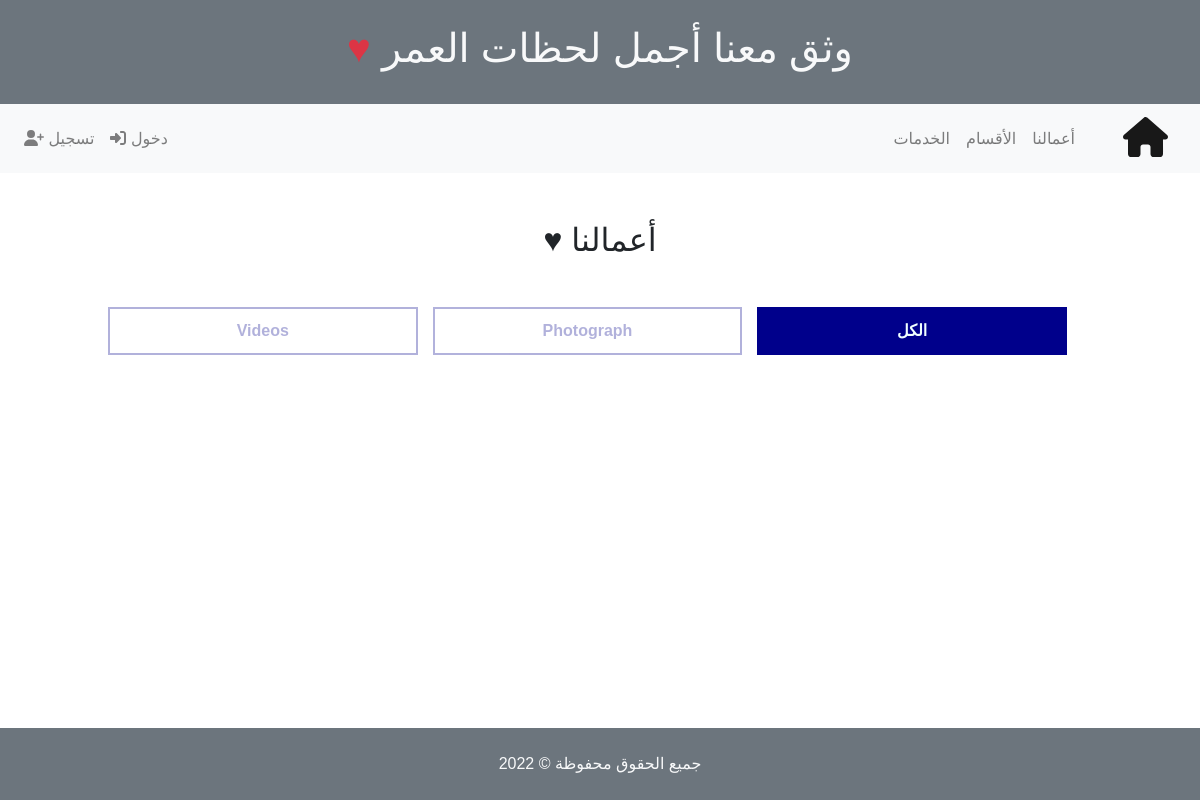
/portfolio/, run on an earlier commit of the app's database.
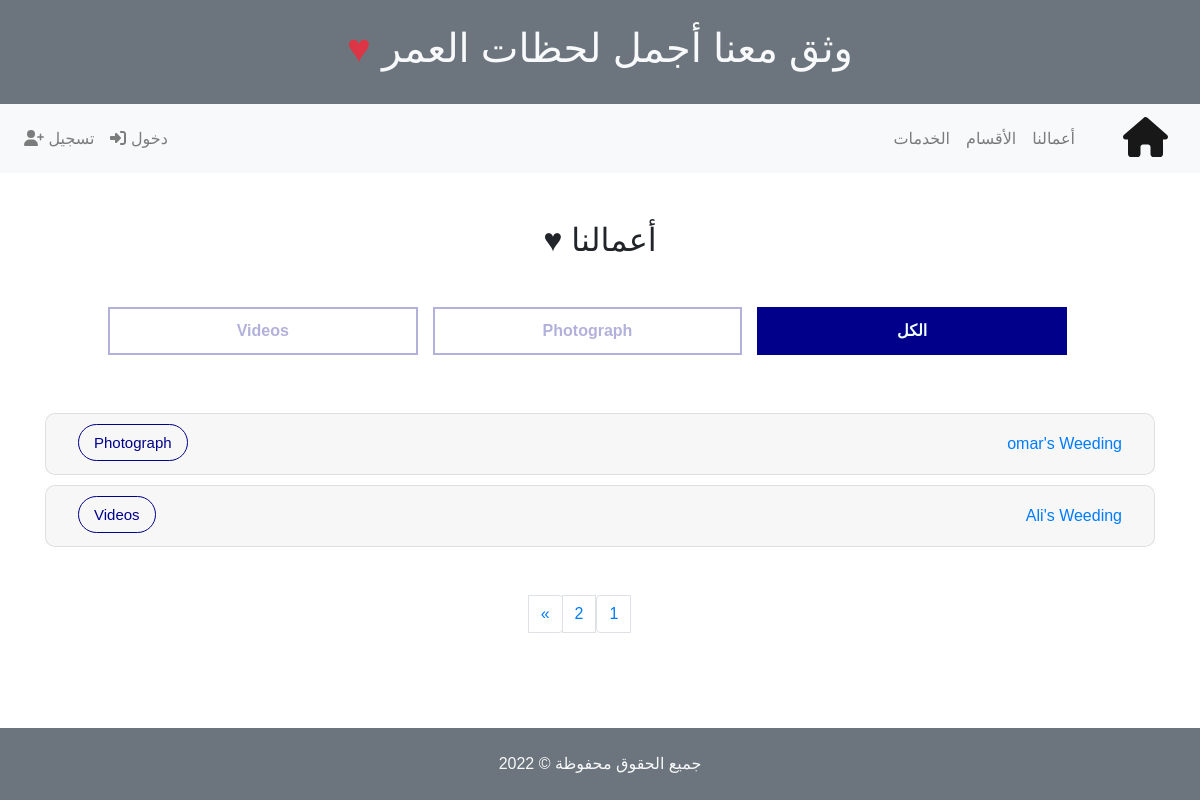
And on a later commit of the database.
### service/models.py (models this page shows, shortened)
class Category(models.Model):
    category_name = models.CharField(verbose_name=_("القسم"), max_length=50)
    category_description = models.TextField(verbose_name=_("الوصف"))
    category_image = models.ImageField(verbose_name=_("الصورة"), upload_to="category/", blank=True, null=True)
    category_slug = models.SlugField(verbose_name=_("الرابط"), blank=True, null=True)
    class Meta:
        verbose_name = _("قسم")
        verbose_name_plural = _("الأقسام")
    def __str__(self):
        return self.category_name

### portfolio/models.py (models this page shows, shortened)
class Portfolio(models.Model):
    portfolio_title = models.CharField(verbose_name=_("العنوان"), max_length=200)
    portfolio_description = models.TextField(verbose_name=_("الوصف"))
    portfolio_date = models.DateField(auto_now=False, auto_now_add=False, verbose_name=_("التاريخ"), blank=True)
    portfolio_images = models.CharField(verbose_name=_("رابط الصور"), max_length=200, blank=True, null=True)
    portfolio_video = models.CharField(verbose_name=_("رابط المونتاج"), max_length=200, blank=True, null=True)
    portfolio_category = models.ForeignKey(Category, related_name='portfolio_category', on_delete=models.CASCADE, verbose_name=_("القسم"))
    class Meta:
        verbose_name = _("عمل")
        verbose_name_plural = _("أعمالي")

### portfolio/views.py (the view)
# urls.py: path('', views.portfolio)
def portfolio(request):
    portfolio = Portfolio.objects.all().order_by('-portfolio_date')
    paginator = Paginator(portfolio, 2) # Show 5 work per page.
    page_number = request.GET.get('page')
    page_number = int(page_number) if page_number else page_number
    page_obj = paginator.get_page(page_number)
    return render(request, 'portfolio/index.html', {
        'portfolio'     :   page_obj,
        'page_number'   :   page_number})

### home/context_processors.py (called while the page is built)
def base_processors(request):
    categories = Category.objects.all()
    if request.user.is_authenticated:
        user_profile = Profile.objects.get(user = request.user).user_slug
    else:
        user_profile = {}
    return {
        'profile_slug':user_profile,
        'categories':categories,
    }

### portfolio/templates/portfolio/index.html (shortened to what this page needs)
{% extends "base.html" %}
{% block content %}
<div class=container>
  <section class="portfolio mt-5 text-center">
    <header id="portfolio">
      <h2>أعمالنا &hearts; </h2>
      <ul class="list-unstyled row text-center m-5 categories">
        <li data-class="all" class="col-md active">الكل</li>
        {% for category in categories %}
        <li data-class=".category_{{category.id}}" class="col-md">
          {{category.category_name}}
        </li>
        {% endfor %}
      </ul>
    </header>
    <section class="event accordion" id="my_portfolio">
      {% for work in portfolio %}
      <article class="card category_{{work.portfolio_category.id}} event-card">
        <header class="card-header" id="heading{{work.id}}">
          <h2 class="mb-0">
            <span data-class=".category_{{work.portfolio_category.id}}" class="category-tag badge badge-pill">
              {{work.portfolio_category}}
            </span>
            <button class="btn btn-link btn-block text-right" type="button" data-toggle="collapse"
              data-target="#collapse{{work.id}}" aria-expanded="true" aria-controls="collapse{{work.id}}">
              {{work.portfolio_title}}
            </button>
          </h2>
        </header>
      </article>
      {% endfor %}
      {% if portfolio.has_other_pages %}
      <nav class="mt-5">
        <ul class="pagination justify-content-center ">
          {% for portfolio_id in portfolio.paginator.page_range %}
          {% if portfolio_id == page_number %}
          <li class="page-item active">
            <a class="page-link" href="?page={{portfolio_id}}">{{portfolio_id}}</a>
          </li>
          {% else %}
          <li class="page-item">
            <a class="page-link" href="?page={{portfolio_id}}">{{portfolio_id}}</a>
          </li>
          {% endif %}
          {% endfor %}
          {% if portfolio.has_next %}
          <li class="page-item">
            <a class="page-link" href="?page={{portfolio.next_page_number}}" aria-label="Next">
              <span aria-hidden="true">&raquo;</span>
            </a>
          </li>
          {% endif %}
        </ul>
      </nav>
      {% endif %}
    </section>
  </section>
</div>
{% endblock content %}

What changed in the data, as far as the page shows it:
added Portfolio: portfolio_category "Photograph", portfolio_title "omar's Weeding"
added Portfolio: portfolio_category "Videos", portfolio_title "Ali's Weeding"
Also different on the page:
new list line: "1"
new list line: "2"
